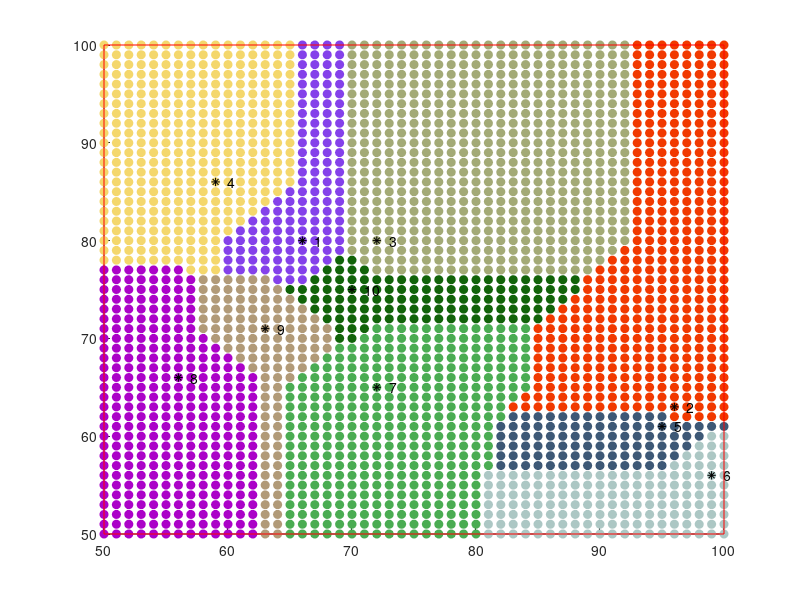

Write the MATLAB code that produced this figure.
%%
clc
%init the grid and seed info
size = 50;
%setup the location of seed
numseed = 10;

mcolor = rand(numseed,3);
pos = randi([1,size],numseed,2);

pos = [16    30
    46    13
    22    30
    9    36
    45    11
    49     6
    22    15
    6    16
    13    21
    20    25];

pos(:,1)= pos(:,1)+50;
pos(:,2) = pos(:,2) + 50;

mcolor = [
    0.5181    0.2548    0.9160
    0.9436    0.2240    0.0012
    0.6377    0.6678    0.4624
    0.9577    0.8444    0.4243
    0.2407    0.3445    0.4609
    0.6761    0.7805    0.7702
    0.2891    0.6753    0.3225
    0.6718    0.0067    0.7847
    0.6951    0.6022    0.4714
    0.0680    0.3868    0.0358
    ];

neighbor = zeros(numseed,2*size);
maxv = zeros(numseed,1);

%%
%manhattan distance
figure
hold on

for i = 50+0:50+size
    for j = 50+0:50+size
        dis = [];
        
        for k = 1:numseed
            tmp = abs(i - pos(k,1)) + abs(j - pos(k,2));
            dis = [dis, tmp];
        end
        
        [minv,index] = min(dis);
        if minv > 0
            neighbor(index,minv) = neighbor(index,minv) + 1;
            maxv(index) = max(maxv(index),minv);
        end
        plot(i,j,'o','MarkerEdgeColor',[mcolor(index,:)],'MarkerFaceColor',[mcolor(index,:)]);
    end
end
%%
%show the seed position
for k = 1:numseed
    plot(pos(k,1),pos(k,2),'k*');
    txt = num2str(k);
    text(pos(k,1)+ 1,pos(k,2),txt);
end
%%
X = [50 100 100 50 50 ]';
Y = [50 50 100 100 50 ]';

plot(X,Y,'r-');

hold off
